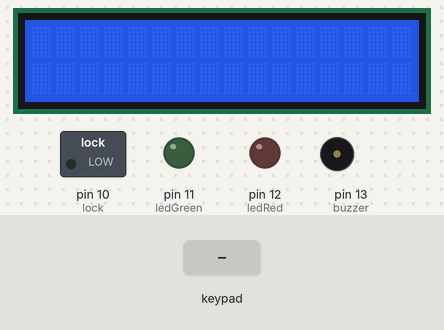
A sketch run on a simulated Arduino Uno, built with avr-gcc and run on an emulated ATmega328P. Shown: 16×2 character LCD, switched loads named in the sketch (green lamp = pin HIGH), output pins drawn as LEDs (lit = HIGH), buzzer (waves = sounding). Inputs (shaded band) come from the test bench.

Above: at 2.0 s.
2.1 s: keypad keys 9 8 7 6 A pressed 0.4 s apart
At 4.6 s:
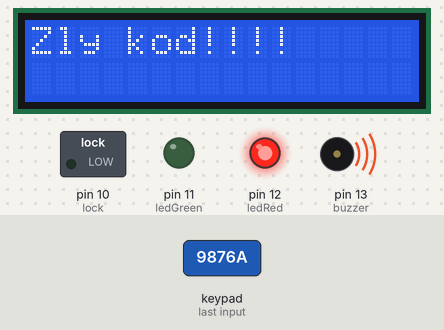
7.1 s: key 'B' pressed
At 7.5 s:
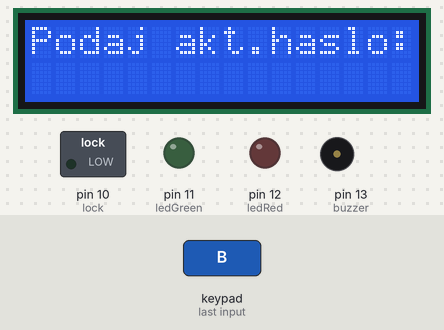
8.6 s: key 'A' pressed
At 9.0 s:
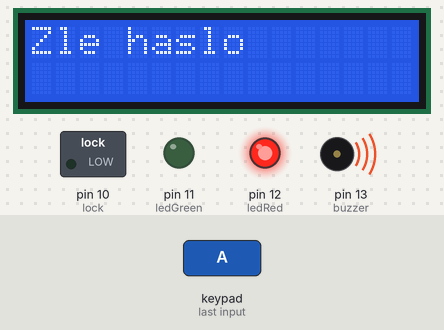
11.6 s: keypad keys 9 8 7 6 # pressed 0.4 s apart
At 13.9 s:
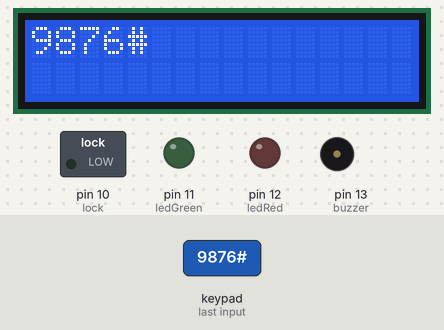
15.1 s: key '*' pressed
At 15.4 s:
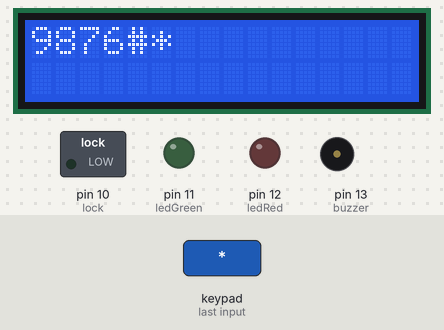
16.6 s: keypad keys 9 8 7 6 * pressed 0.4 s apart
At 19.0 s:
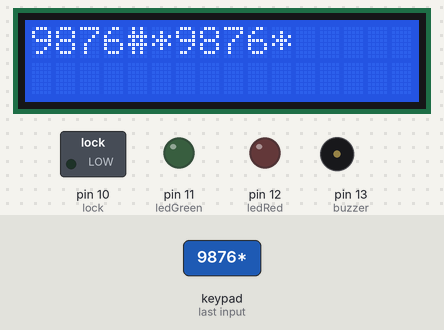
Timing chart, 0 to 20.5 s (numbered marks = the images above; inputs shaded):
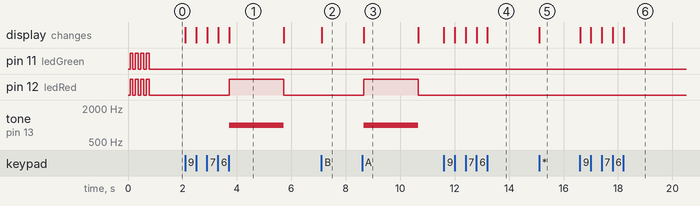

Measured:
- after the input at 2.1 s, pin 12 (ledRed): LOW → HIGH after 1.6 s, → LOW 2.0 s later; tone on pin 13 (buzzer): silent → 1000 Hz after 1.6 s, → silent 2.0 s later; the display: first changes at once (image 1 shows a later state)
- after the input at 7.1 s, the display: changes at once (image 2)
- after the input at 8.6 s, pin 12 (ledRed): LOW → HIGH after 0.07 s, → LOW 2.0 s later; tone on pin 13 (buzzer): silent → 1000 Hz after 0.07 s, → silent 2.0 s later; the display: changes after 0.07 s (image 3)
- after the input at 11.6 s, the display: first changes at once (image 4 shows a later state)
- after the input at 15.1 s, the display: changes at once (image 5)
- after the input at 16.6 s, the display: first changes at once (image 6 shows a later state)
- what the display in image 1 shows lasts 2.0 s, from 3.7 s to 5.7 s

The sketch:

Zamekkodowy.ino
```cpp
#include <Wire.h>
#include <LiquidCrystal_I2C.h>
#include <Keypad.h>
#include <string.h>
#include <EEPROM.h>


// Piny
#define ledGreen 11
#define ledRed 12
#define lock 10
#define buzzer 13

// Klawiatura
const byte ROWS = 4;
const byte COLS = 4;

byte rowPins[ROWS] = {9, 8, 7, 6};
byte colPins[COLS] = {5, 4, 3, 2};

char keys[ROWS][COLS] = {    // Mapa klawiszy na klawiaturze
  {'1','2','3','A'},
  {'4','5','6','B'},
  {'7','8','9','C'},
  {'*','0','#','D'}
};

Keypad klawiatura = Keypad(makeKeymap(keys), rowPins, colPins, ROWS, COLS);  // Obiekt do obsługi klawiatury
LiquidCrystal_I2C lcd(0x27, 16, 2);  // Obiekt do obsługi wyświetlacza LCD

int pozycjaCursor = 0;  // Zmienna do śledzenia pozycji kursora na LCD


// Hasło
String kod = "";          // Zmienna przechowująca aktualnie wpisane hasło
String wczytajHaslo();    // Prototyp funkcja do odczytu hasła z EEPROM

String key = wczytajHaslo();  // Wczytanie hasła z EEPROM (domyslne 1234)

void setup() {
  lcd.init();
  lcd.backlight();
  lcd.clear();

  //konfiguracja
  pinMode(buzzer, OUTPUT);
  pinMode(ledRed, OUTPUT);
  pinMode(ledGreen, OUTPUT);
  pinMode(lock, OUTPUT);

  // Sekwencja testowa LED i zamka
  for(int i = 0; i < 4; i++){
    digitalWrite(ledGreen, HIGH);
    digitalWrite(ledRed, HIGH);
    delay(100);
    digitalWrite(ledGreen, LOW);
    digitalWrite(ledRed, LOW);
    delay(100);
  }

  digitalWrite(lock, LOW);
}

void loop() {
  char klawisz = klawiatura.getKey();  // Odczytanie naciśniętego klawisza
  int wiersz = 0;
  if (klawisz) {
    obsluzKlawisz(klawisz, wiersz);  // Obsłuż naciśnięty klawisz
  }
}


void obsluzKlawisz(char klawisz, int wiersz) {

  // Obsługa naciśniętych klawiszy
  if ((klawisz >= '0' && klawisz <= '9') || klawisz == '*' || klawisz == '#') {
    dodajCyfre(klawisz, wiersz);   // Dodaj cyfrę do hasła
  } else if (klawisz == 'D') {
    usunZnak(wiersz);   // Usuń ostatni znak z hasła
  } else if (klawisz == 'A') {
    sprawdzKod(wiersz);  // Sprawdź poprawność wpisanego hasła
  } else if (klawisz == 'C') {
    wyczyscEkran(wiersz);  // Wyczyść ekran LCD
  } else if (klawisz == 'B') {
    zmienHaslo();  // Zmień hasło
  }
}


void dodajCyfre(char cyfra, int wiersz) {
  lcd.setCursor(pozycjaCursor, wiersz);
  kod += cyfra;  // Dodanie cyfry do hasła
  pozycjaCursor++;  // Przesunięcie kursora o jeden w prawo
  lcd.print(cyfra);  // Wyświetlenie cyfry na LCD

  // Jeżeli kursor przekroczy 16, przesuń go na początek linii
  if (pozycjaCursor >= 16) {
    pozycjaCursor = 0;
    lcd.setCursor(pozycjaCursor, wiersz);
  }
}

void usunZnak(int wiersz) {
  // Jeśli hasło zawiera znaki, usuń ostatni
  if (kod.length() > 0) {
    kod.remove(kod.length() - 1);
  }

  // Przesunięcie kursora w lewo
  if (pozycjaCursor > 0) {
    pozycjaCursor--;
  } else if (wiersz > 0) {
    wiersz = 0;
    pozycjaCursor = 15;
  }

  lcd.setCursor(pozycjaCursor, wiersz);  // Ustawienie kursora
  lcd.print(" ");  // Wyczyść znak na LCD
  lcd.setCursor(pozycjaCursor, wiersz);  // Powrót do ustawionego kursora
}

void sprawdzKod(int wiersz) {
  lcd.clear();  // Wyczyść ekran
  if (kod == key) {  // Sprawdzenie, czy hasło jest poprawne
    lcd.setCursor(0, 0);
    lcd.print("Dobry kod!!!");
    digitalWrite(lock, HIGH);  // Otwórz zamek
    for (int i = 0; i < 4; i++) {
      digitalWrite(ledGreen, HIGH);
      tone(buzzer, 1000);
      delay(200);
      digitalWrite(ledGreen, LOW);
      noTone(buzzer);
      delay(200);
    }
    delay(1000);
    digitalWrite(lock, LOW);  // Zablokuj zamek
  } else {
    lcd.setCursor(0, 0);
    lcd.print("Zly kod!!!!");
    digitalWrite(ledRed, HIGH);
    tone(buzzer, 1000);
    delay(2000);
    digitalWrite(ledRed, LOW);
    noTone(buzzer);
  }
  wyczyscEkran(wiersz);  // Wyczyść ekran po sprawdzeniu
}

void wyczyscEkran(int wiersz) {
  lcd.clear();  // Wyczyść ekran
  pozycjaCursor = 0;  // Reset kursora
  wiersz = 0;  // Ustawienie wiersza na początek
  kod = "";  // Resetowanie wpisanego hasła
}

// Funkcja zmieniająca hasło
void zmienHaslo() {
    lcd.clear();
    lcd.print("Podaj akt.haslo:");
    lcd.setCursor(0, 1);  // Ustawienie kursora na drugiej linii
    pozycjaCursor = 0;

    String wpisaneHaslo = wprowadzHaslo();  // Wczytanie wpisanego hasła

    // Sprawdzenie, czy użytkownik anulował zmianę hasła
    if (wpisaneHaslo == "\x1B") {
        return;  // Anulowanie zmiany hasła
    }

    // Sprawdzanie, czy wprowadzone hasło jest poprawne
    if (wpisaneHaslo == key) {
        lcd.clear();
        lcd.print("Podaj nowe:");
        lcd.setCursor(0, 1);
        pozycjaCursor = 0;

        String noweHaslo = wprowadzHaslo();  // Wczytanie nowego hasła

        if (noweHaslo == "\x1B") {  // Sprawdzenie, czy anulowano zmianę hasła
            return;
        }

        zapiszHaslo(noweHaslo);  // Zapisanie nowego hasła do EEPROM
        key = noweHaslo;  // Ustawienie nowego hasła jako aktualne

        lcd.clear();
        lcd.print("Haslo zmienione");
        digitalWrite(ledGreen, HIGH);
        tone(buzzer, 1000);
        delay(500);
        digitalWrite(ledGreen, LOW);
        noTone(buzzer);
        delay(500);

    } else {
        lcd.clear();
        lcd.print("Zle haslo");
        digitalWrite(ledRed, HIGH);
        tone(buzzer, 1000);
        delay(2000);
        digitalWrite(ledRed, LOW);
        noTone(buzzer);
    }

    wyczyscEkran(1);
}


String wprowadzHaslo() {
    String haslo = "";
    char klawisz;

    while (true) {
        klawisz = klawiatura.getKey();
        if (!klawisz){
          continue;
        }
        delay(50);  // Krótkie opóźnienie dla debouncingu

        if ((klawisz >= '0' && klawisz <= '9') || klawisz == '*' || klawisz == '#') {
            haslo += klawisz;
            dodajCyfre(klawisz, 1);
        }
        else if (klawisz == 'D' && haslo.length() > 0) {
            haslo.remove(haslo.length() - 1);
            usunZnak(1);
        }
        else if (klawisz == 'C') {
            wyczyscEkran(1);
            return "\x1B";  // Zwróć specjalny kod oznaczający anulowanie
        }
        else if (klawisz == 'A') {
            return haslo;  // Zwróć wprowadzone hasło
        }
    }
}

// Funkcja do zapisywania nowego hasła w EEPROM
void zapiszHaslo(String noweHaslo) {
    int dlugosc = noweHaslo.length();
    int aktualnaDlugosc = EEPROM.read(0);  // Odczytanie obecnej długości hasła

    // Sprawdzenie, czy nowe hasło jest takie samo jak obecne
    if (noweHaslo == key) {
        return;  // Nie zapisuj, jeżeli hasło się nie zmieniło
    }

    // Zapisanie nowego hasła do EEPROM
    EEPROM.write(0, dlugosc);
    for (int i = 0; i < dlugosc; i++) {
        EEPROM.write(i + 1, noweHaslo[i]);
    }
}

// Funkcja do odczytu hasła z EEPROM
String wczytajHaslo() {
    int dlugosc = EEPROM.read(0);  // Odczytanie długości zapisanego hasła
    String haslo = "";
    for (int i = 0; i < dlugosc; i++) {
        haslo += char(EEPROM.read(i + 1));  // Odczytanie poszczególnych znaków hasła
    }
    return haslo;  // Zwrócenie wczytanego hasła
}
```
